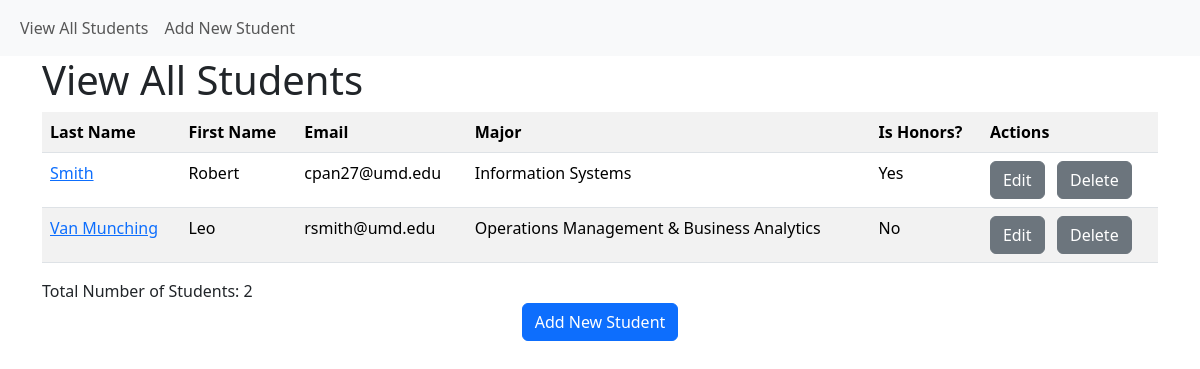
Screenshot of /student/view with the database file from the repository.
### models.py (models this page shows, shortened)
class Student(db.Model):
    __tablename__ = "student"
    student_id = db.Column(db.Integer, primary_key=True)
    first_name = db.Column(db.String(30), nullable=False)
    last_name = db.Column(db.String(50), nullable=False)
    major_id = db.Column(db.Integer, db.ForeignKey('major.major_id'))
    birth_date = db.Column(db.DateTime, nullable=False)
    num_credits_completed = db.Column(db.Integer, nullable=False)
    gpa = db.Column(db.Float, nullable=False)
    is_honors = db.Column(db.Boolean, nullable=False)
    email = db.Column(db.String(100), nullable=False)

class Major(db.Model):
    __tablename__ = "major"
    major_id = db.Column(db.Integer, primary_key=True)
    major = db.Column(db.String(30), nullable=False)
    students = db.relationship('Student', backref='students')

### app.py (the view)
@app.route('/student/view')
def student_view_all():
    students = Student.query.outerjoin(Major, Student.major_id == Major.major_id) \
        .add_entity(Major) \
        .order_by(Student.last_name, Student.first_name) \
        .all()
    return render_template('student_view_all.html', students=students)

### templates/student_view_all.html (shortened to what this page needs)
{% extends "base.html" %}
{% block page_head %}
    View All Students
{% endblock %}
{% block page_content %}
    <div class="row">
    <div class="col">
    <table class="table table-striped">
        <tr>
            <th>Last Name</th>
			<th>First Name</th>
            <th>Email</th>
            <th>Major</th>
            <th>Is Honors?</th>
            <th>Actions</th>
        </tr>
        {% for each_student, each_major in students %}
        <tr>
            <td><a href="{{ url_for('student_view', student_id=each_student['student_id']) }}">{{ each_student['last_name'] }}</a></td>
            <td>{{ each_student['first_name'] }}</td>
            <td>{{ each_student['email'] }}</td>
            <td>{{ each_major['major'] }}</td>
            <td>{{ 'Yes' if each_student['is_honors'] == 1 else 'No' }}</td>
            <td>
                <a href="{{ url_for('student_edit', student_id=each_student['student_id']) }}" class="btn btn-secondary" role="button">Edit</a>
                <a href="{{ url_for('student_delete', student_id=each_student['student_id']) }}" class="btn btn-secondary" role="button">Delete</a>
            </td>
        </tr>
        {% endfor %}
    </table>
    </div>
    </div>
    <div class="row">
        <div class="col">
            Total Number of Students: {{ students|length }}
        </div>
    </div>
    <div class="row">
        <div class="col text-center">
            <a href="{{ url_for('student_create') }}" class="btn btn-primary" role="button">Add New Student</a>
        </div>
    </div>
{% endblock %}

### templates/base.html (shortened to what this page needs)
<!DOCTYPE html>
<html lang="en">
  <head>
    <link href="https://cdn.jsdelivr.net/npm/bootstrap@5.3.3/dist/css/bootstrap.min.css" rel="stylesheet">
    </head>
  <body>
  <nav class="navbar navbar-expand-lg navbar-light bg-light">
  <div class="container-fluid">
    <div class="collapse navbar-collapse" id="navbarSupportedContent">
      <ul class="navbar-nav me-auto mb-2 mb-lg-0">
        <li class="nav-item">
          <a class="nav-link" href="{{ url_for('student_view_all') }}">View All Students</a>
        </li>
        <li class="nav-item">
          <a class="nav-link" href="{{ url_for('student_create') }}">Add New Student</a>
        </li>
      </ul>
    </div>
  </div>
</nav>
    <div class="container">
        <h1>{% block page_head %}{% endblock %}</h1>
        {% block page_content %}{% endblock %}
    </div>
  </body>
</html>

### rows the page displays
Student: last_name "Smith", first_name "Robert", email "cpan27@umd.edu", major "Information Systems", is_honors "Yes"
Student: last_name "Van Munching", first_name "Leo", email "rsmith@umd.edu", major "Operations Management & Business Analytics", is_honors "No"

### other values shown
{{ students|length }} "2"
